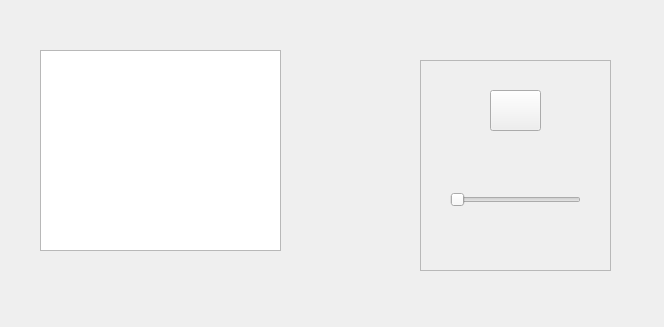
<?xml version="1.0" encoding="UTF-8"?>
<ui version="4.0">
 <class>LampWidget</class>
 <widget class="QWidget" name="LampWidget">
  <property name="geometry">
   <rect>
    <x>0</x>
    <y>0</y>
    <width>664</width>
    <height>327</height>
   </rect>
  </property>
  <property name="windowTitle">
   <string>DomoticLamp1</string>
  </property>
  <widget class="QWidget" name="verticalLayoutWidget">
   <property name="geometry">
    <rect>
     <x>40</x>
     <y>50</y>
     <width>241</width>
     <height>201</height>
    </rect>
   </property>
   <layout class="QVBoxLayout" name="verticalLayout">
    <property name="spacing">
     <number>6</number>
    </property>
    <property name="leftMargin">
     <number>0</number>
    </property>
    <item>
     <widget class="QGraphicsView" name="LampsView"/>
    </item>
   </layout>
  </widget>
  <widget class="QFrame" name="frame">
   <property name="geometry">
    <rect>
     <x>420</x>
     <y>60</y>
     <width>191</width>
     <height>211</height>
    </rect>
   </property>
   <property name="frameShape">
    <enum>QFrame::StyledPanel</enum>
   </property>
   <property name="frameShadow">
    <enum>QFrame::Raised</enum>
   </property>
   <widget class="QPushButton" name="btnPower">
    <property name="geometry">
     <rect>
      <x>70</x>
      <y>30</y>
      <width>51</width>
      <height>41</height>
     </rect>
    </property>
    <property name="styleSheet">
     <string notr="true">image: url(:/icons/Ressources/power-button-icon-8371.png);</string>
    </property>
    <property name="text">
     <string/>
    </property>
    <property name="autoDefault">
     <bool>false</bool>
    </property>
    <property name="default">
     <bool>false</bool>
    </property>
    <property name="flat">
     <bool>false</bool>
    </property>
   </widget>
   <widget class="QSlider" name="sldIntesity">
    <property name="geometry">
     <rect>
      <x>30</x>
      <y>130</y>
      <width>131</width>
      <height>20</height>
     </rect>
    </property>
    <property name="maximum">
     <number>255</number>
    </property>
    <property name="singleStep">
     <number>5</number>
    </property>
    <property name="orientation">
     <enum>Qt::Horizontal</enum>
    </property>
    <property name="tickInterval">
     <number>5</number>
    </property>
   </widget>
  </widget>
 </widget>
 <resources/>
 <connections/>
 <slots>
  <slot>powerPressed()</slot>
 </slots>
</ui>
